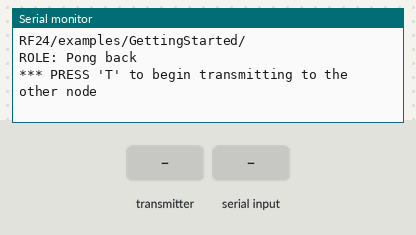
Simulated run of this sketch. Board: Arduino Uno, built with avr-gcc and run on an emulated ATmega328P. Shown: the last lines printed to the serial monitor. The test bench sets the inputs (shaded band). No radio packets arrive unless stated.

Above: at 1.2 s.
1.3 s: the transmitter starts sending got_time = 0
At 2.1 s:
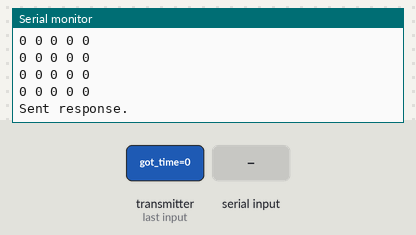
2.8 s: "T\n" received over Serial
At 3.6 s:
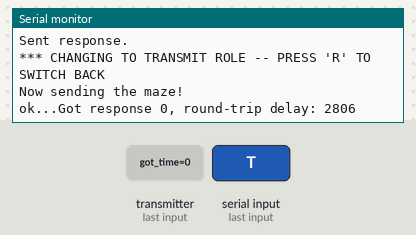
4.3 s: "R\n" received over Serial
At 5.0 s:
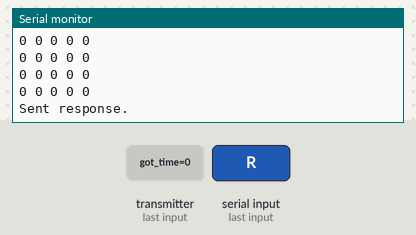

The sketch:

SendEntireMaze.ino
```cpp
// (licence header left out)
/**
 * Example for Getting Started with nRF24L01+ radios.
 *
 * This is an example of how to use the RF24 class.  Write this sketch to two
 * different nodes.  Put one of the nodes into 'transmit' mode by connecting
 * with the serial monitor and sending a 'T'.  The ping node sends the current
 * time to the pong node, which responds by sending the value back.  The ping
 * node can then see how long the whole cycle took.
 */

#include <SPI.h>
#include "nRF24L01.h"
#include "RF24.h"
#include "printf.h"

//
// Hardware configuration
//

// Set up nRF24L01 radio on SPI bus plus pins 9 & 10

RF24 radio(9,10);


//
// Topology
//

// Radio pipe addresses for the 2 nodes to communicate.
const uint64_t pipes[2] = { 0x000000003ALL, 0x000000003BLL };

//
// Role management
//
// Set up role.  This sketch uses the same software for all the nodes
// in this system.  Doing so greatly simplifies testing.
//

// The various roles supported by this sketch
typedef enum { role_ping_out = 1, role_pong_back } role_e;

// The debug-friendly names of those roles
const char* role_friendly_name[] = { "invalid", "Ping out", "Pong back"};

// The role of the current running sketch
role_e role = role_pong_back;

void setup(void)
{
  //
  // Print preamble
  //

  Serial.begin(57600);
  printf_begin();
  printf("\n\rRF24/examples/GettingStarted/\n\r");
  printf("ROLE: %s\n\r",role_friendly_name[role]);
  printf("*** PRESS 'T' to begin transmitting to the other node\n\r");

  //
  // Setup and configure rf radio
  //

  radio.begin();

  // optionally, increase the delay between retries & # of retries
  radio.setRetries(15,15);
  radio.setAutoAck(true);
  // set the channel
  radio.setChannel(0x50);
  // set the power
  // RF24_PA_MIN=-18dBm, RF24_PA_LOW=-12dBm, RF24_PA_MED=-6dBM, and RF24_PA_HIGH=0dBm.
  radio.setPALevel(RF24_PA_MIN);
  //RF24_250KBPS for 250kbs, RF24_1MBPS for 1Mbps, or RF24_2MBPS for 2Mbps
  radio.setDataRate(RF24_250KBPS);

  // optionally, reduce the payload size.  seems to
  // improve reliability
  //radio.setPayloadSize(8);

  //
  // Open pipes to other nodes for communication
  //

  // This simple sketch opens two pipes for these two nodes to communicate
  // back and forth.
  // Open 'our' pipe for writing
  // Open the 'other' pipe for reading, in position #1 (we can have up to 5 pipes open for reading)

  if ( role == role_ping_out )
  {
    radio.openWritingPipe(pipes[0]);
    radio.openReadingPipe(1,pipes[1]);
  }
  else
  {
    radio.openWritingPipe(pipes[1]);
    radio.openReadingPipe(1,pipes[0]);
  }

  //
  // Start listening
  //

  radio.startListening();

  //
  // Dump the configuration of the rf unit for debugging
  //

  radio.printDetails();
}

void loop(void)
{
  //
  // Ping out role.  Repeatedly send the current time
  //

  if (role == role_ping_out)
  {
    // First, stop listening so we can talk.
    radio.stopListening();

    // Take the time, and send it.  This will block until complete
    unsigned long time = millis();

    unsigned char maze[5][5] =
    {
      3, 3, 3, 3, 3,
      3, 1, 1, 1, 3,
      3, 2, 0, 1, 2,
      3, 1, 3, 1, 3,
      3, 0, 3, 1, 0
    };
    printf("Now sending the maze!\n");
    bool ok = radio.write( maze, sizeof(maze) );

    if (ok)
      printf("ok...");
    else
      printf("failed. not ok \n\r");

    // Now, continue listening
    radio.startListening();

    // Wait here until we get a response, or timeout (250ms)
    unsigned long started_waiting_at = millis();
    bool timeout = false;
    while ( ! radio.available() && ! timeout )
      if (millis() - started_waiting_at > 200 )
        timeout = true;

    // Describe the results
    if ( timeout )
    {
      printf("Failed, response timed out.\n\r");
    }
    else
    {
      // Grab the response, compare, and send to debugging spew
      unsigned long got_time;
      radio.read( &got_time, sizeof(unsigned long) );

      // Spew it
      printf("Got response %lu, round-trip delay: %lu\n\r",got_time,millis()-got_time);
    }

    // Try again 1s later
    delay(1000);
  }

  //
  // Pong back role.  Receive each packet, dump it out, and send it back
  //

  if ( role == role_pong_back )
  {
    // if there is data ready
    if ( radio.available() )
    {
      // Dump the payloads until we've gotten everything
      unsigned long got_time;
      unsigned char got_maze[5][5];
      bool done = false;
      while (!done)
      {
        // Fetch the payload, and see if this was the last one.
        done = radio.read( &got_maze, sizeof(got_maze) );

        // Print the maze
        for (int i=0; i < 5; i++) {
          for (int j=0; j < 5; j++) {
            printf("%d ", got_maze[i][j]);
          }
          printf("\n");
         }

  // Delay just a little bit to let the other unit
  // make the transition to receiver
        delay(20);


      }

      // First, stop listening so we can talk
      radio.stopListening();

      // Send the final one back.
      radio.write( &got_time, sizeof(unsigned long) );
      printf("Sent response.\n\r");

      // Now, resume listening so we catch the next packets.
      radio.startListening();
    }
  }

  //
  // Change roles
  //

  if ( Serial.available() )
  {
    char c = toupper(Serial.read());
    if ( c == 'T' && role == role_pong_back )
    {
      printf("*** CHANGING TO TRANSMIT ROLE -- PRESS 'R' TO SWITCH BACK\n\r");

      // Become the primary transmitter (ping out)
      role = role_ping_out;
      radio.openWritingPipe(pipes[0]);
      radio.openReadingPipe(1,pipes[1]);
    }
    else if ( c == 'R' && role == role_ping_out )
    {
      printf("*** CHANGING TO RECEIVE ROLE -- PRESS 'T' TO SWITCH BACK\n\r");

      // Become the primary receiver (pong back)
      role = role_pong_back;
      radio.openWritingPipe(pipes[1]);
      radio.openReadingPipe(1,pipes[0]);
    }
  }
}
// vim:cin:ai:sts=2 sw=2 ft=cpp
```

printf.h
```cpp
// (licence header left out)
/**
 * @file printf.h
 *
 * Setup necessary to direct stdout to the Arduino Serial library, which
 * enables 'printf'
 */

#ifndef __PRINTF_H__
#define __PRINTF_H__

#ifdef ARDUINO

int serial_putc( char c, FILE * )
{
  Serial.write( c );

  return c;
}

void printf_begin(void)
{
  fdevopen( &serial_putc, 0 );
}

#else
#error This example is only for use on Arduino.
#endif // ARDUINO

#endif // __PRINTF_H__
```

Measured:
- after the input at 1.3 s, the serial monitor: prints a new line at once (image 1)
- after the input at 2.8 s, the serial monitor: prints a new line at once (image 2)
- after the input at 4.3 s, the serial monitor: prints a new line after 0.51 s (image 3)
